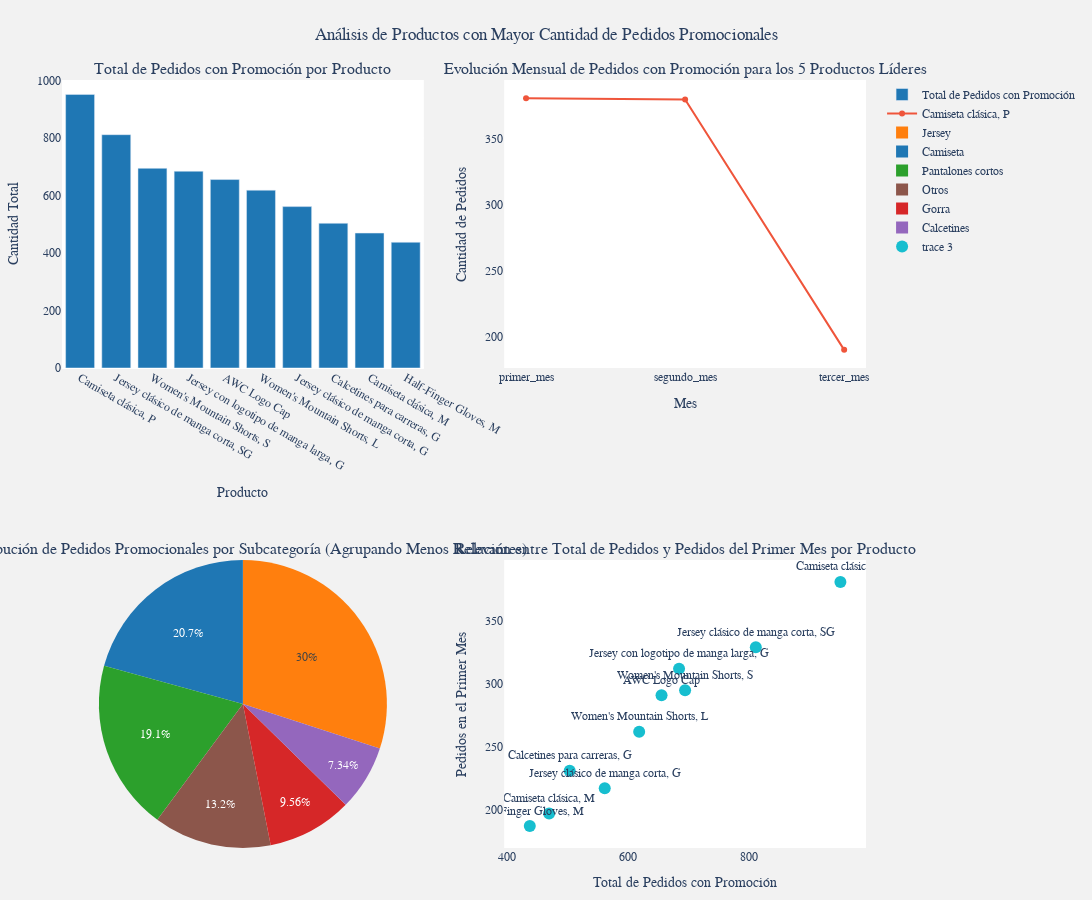

The code cell stored with this chart in its notebook:
### Code cell
create_dashboard_from_json(response['graphics_json'])

### Figure 1 — Plotly figure (JSON) as saved in the notebook; plotly's stock layout.template omitted (floating-point values rounded to 4 significant figures)
{"data": [{"marker": {"color": "#1f77b4"}, "name": "Total de Pedidos con Promoción", "type": "bar", "x": ["Camiseta clásica, P", "Jersey clásico de manga corta, SG", "Women's Mountain Shorts, S", "Jersey con logotipo de manga larga, G", "AWC Logo Cap", "Women's Mountain Shorts, L", "Jersey clásico de manga corta, G", "Calcetines para carreras, G", "Camiseta clásica, M", "Half-Finger Gloves, M"], "xaxis": "x", "y": [951, 811, 694, 684, 655, 618, 561, 503, 469, 437], "yaxis": "y"}, {"mode": "lines+markers", "name": "Camiseta clásica, P", "type": "scatter", "x": ["primer_mes", "segundo_mes", "tercer_mes"], "xaxis": "x2", "y": [381, 380, 190], "yaxis": "y2"}, {"domain": {"x": [0, 0.45], "y": [0, 0.375]}, "labels": ["Camiseta", "Jersey", "Pantalones cortos", "Gorra", "Calcetines", "Otros"], "marker": {"colors": ["#1f77b4", "#ff7f0e", "#2ca02c", "#d62728", "#9467bd", "#8c564b"]}, "type": "pie", "values": [1420, 2056, 1312, 655, 503, 906]}, {"marker": {"color": "#17becf", "size": 12}, "mode": "markers+text", "text": ["Camiseta clásica, P", "Jersey clásico de manga corta, SG", "Women's Mountain Shorts, S", "Jersey con logotipo de manga larga, G", "AWC Logo Cap", "Women's Mountain Shorts, L", "Jersey clásico de manga corta, G", "Calcetines para carreras, G", "Camiseta clásica, M", "Half-Finger Gloves, M"], "textposition": "top center", "type": "scatter", "x": [951, 811, 694, 684, 655, 618, 561, 503, 469, 437], "xaxis": "x3", "y": [381, 329, 295, 312, 291, 262, 217, 231, 197, 187], "yaxis": "y3"}], "layout": {"annotations": [{"font": {"size": 16}, "showarrow": false, "text": "Total de Pedidos con Promoción por Producto", "x": 0.225, "xanchor": "center", "xref": "paper", "y": 1, "yanchor": "bottom", "yref": "paper"}, {"font": {"size": 16}, "showarrow": false, "text": "Evolución Mensual de Pedidos con Promoción para los 5 Productos Líderes", "x": 0.775, "xanchor": "center", "xref": "paper", "y": 1, "yanchor": "bottom", "yref": "paper"}, {"font": {"size": 16}, "showarrow": false, "text": "Distribución de Pedidos Promocionales por Subcategoría (Agrupando Menos Relevantes)", "x": 0.225, "xanchor": "center", "xref": "paper", "y": 0.375, "yanchor": "bottom", "yref": "paper"}, {"font": {"size": 16}, "showarrow": false, "text": "Relación entre Total de Pedidos y Pedidos del Primer Mes por Producto", "x": 0.775, "xanchor": "center", "xref": "paper", "y": 0.375, "yanchor": "bottom", "yref": "paper"}], "autosize": true, "font": {"family": "Arial, sans-serif", "size": 12}, "height": 900, "margin": {"b": 50, "l": 50, "r": 50, "t": 80}, "paper_bgcolor": "#f2f2f2", "plot_bgcolor": "#ffffff", "title": {"text": "Análisis de Productos con Mayor Cantidad de Pedidos Promocionales", "x": 0.5}, "width": 1600, "xaxis": {"anchor": "y", "domain": [0, 0.45], "title": {"text": "Producto"}}, "xaxis2": {"anchor": "y2", "domain": [0.55, 1], "title": {"text": "Mes"}}, "xaxis3": {"anchor": "y3", "domain": [0.55, 1], "title": {"text": "Total de Pedidos con Promoción"}}, "yaxis": {"anchor": "x", "domain": [0.625, 1], "title": {"text": "Cantidad Total"}}, "yaxis2": {"anchor": "x2", "domain": [0.625, 1], "title": {"text": "Cantidad de Pedidos"}}, "yaxis3": {"anchor": "x3", "domain": [0, 0.375], "title": {"text": "Pedidos en el Primer Mes"}}}}
